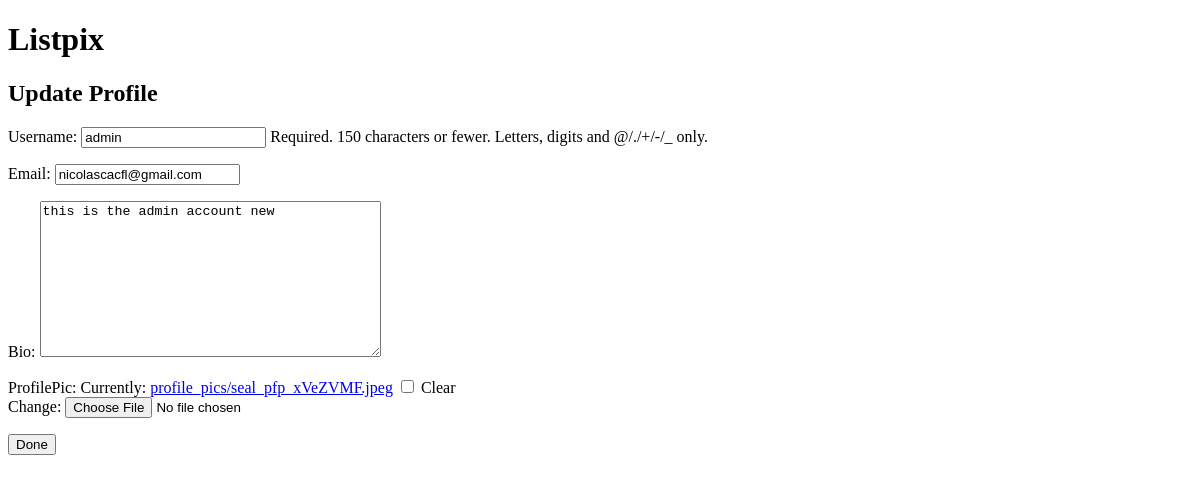
Page /update_user/ (signed in) on the earlier database version.
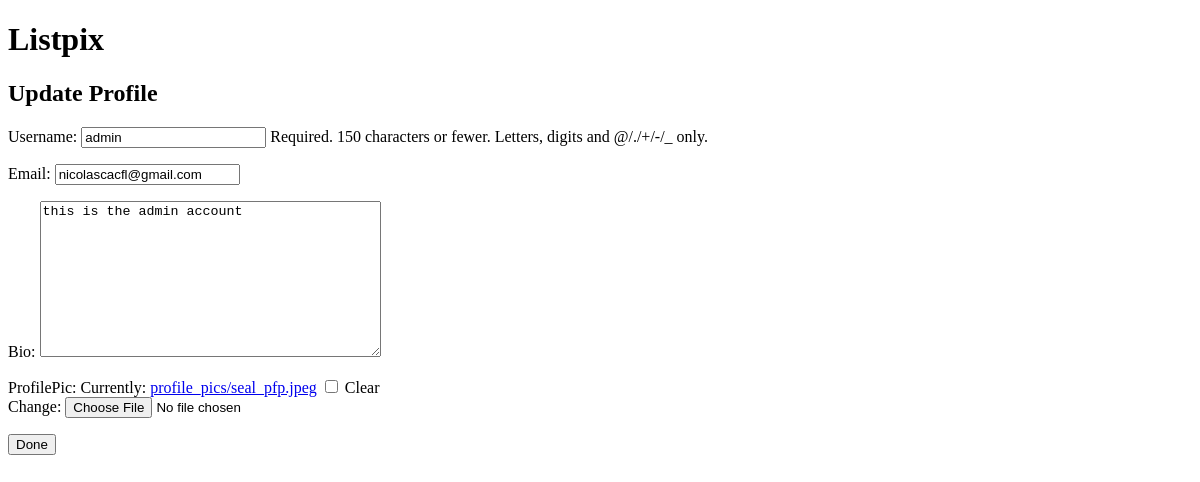
Same page on the later database version.
### users/models.py (models this page shows, shortened)
class Profile(models.Model):
    user = models.OneToOneField(User, on_delete=models.CASCADE) #1 to 1 relationship of the profile model with the user model
    bio = models.TextField(blank=True)
    profilePic = models.ImageField(null = True, blank = True, upload_to='profile_pics', height_field=None, width_field=None, max_length=None)
    assigned_tasks = models.ManyToManyField('BucketListItem', blank=True)

### users/views.py (the view)
# urls.py: path('update_user/', views.update_u, name='update_user'),
@login_required #only logged in users can access
def update_u(request):
    current_user = request.user #get the current user and save it as obj User
    profile = Profile.objects.get(user=current_user) #each profile instance is 1 to 1 with a user, so set profile here
    if request.method == "POST": #check if user submitted a form to update profile
        user_form = UpdateUserForm(request.POST, instance=current_user)
        profile_form = UpdateProfileForm(request.POST, request.FILES, instance=profile) #need to request FILES for this form, because it handles images
        if user_form.is_valid() and profile_form.is_valid():
            user_form.save()
            profile_form.save()
            return redirect('profile')
    else: #not a post request, just fill out the forms with the user data (this is why you see the text boxes already filled out)
        user_form = UpdateUserForm(instance = current_user)
        profile_form = UpdateProfileForm(instance = profile)
    context = { #context is needed to pass forms into template
        'user_form': user_form,
        'profile_form': profile_form,
    }
    return render(request, "users/update_user.html", context)

### users/forms.py
class UpdateUserForm(forms.ModelForm):
    email = forms.EmailField()
    class Meta:
        model = User
        fields = ['username', 'email']

class UpdateProfileForm(forms.ModelForm):
    class Meta:
        model = Profile
        fields = ['bio', 'profilePic']

### users/templates/users/update_user.html (shortened to what this page needs)
{% load static %}
<!DOCTYPE html>
<html lang="en">
    <head>
    </head>
    <body>
        <h1>
            Listpix
        </h1>
        <h2>Update Profile</h2>
        <form method="post" enctype="multipart/form-data">
            {{ user_form.as_p }}
            {{ profile_form.as_p }}
        <button type="submit">Done</button>
    </body>
</html>

Differences in the rows shown:
changed Profile: bio "this is the admin account new" → "this is the admin account"
Other differences:
text no longer shown: "Bio: ProfilePic: Currently: profile_pics/seal_pfp_xVeZVMF.jpeg Clear Change:"
text now shown: "Bio: ProfilePic: Currently: profile_pics/seal_pfp.jpeg Clear Change:"
